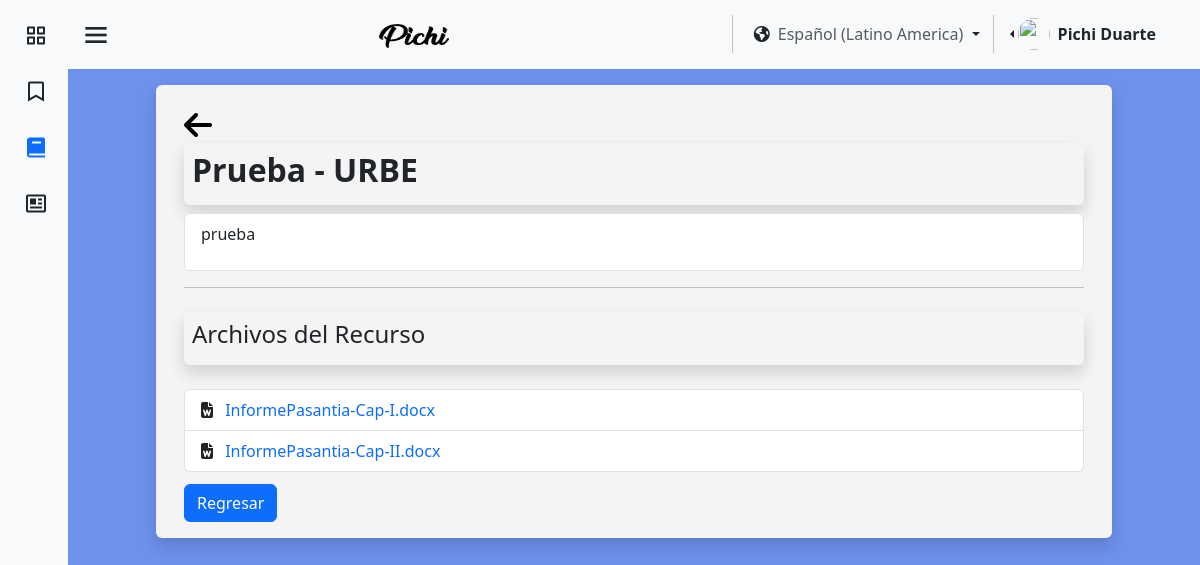
The page /pages/es/verRecurso.php?id_rec=3&id_cur=Cur_URBE_01 (signed in) on the database as committed earlier.
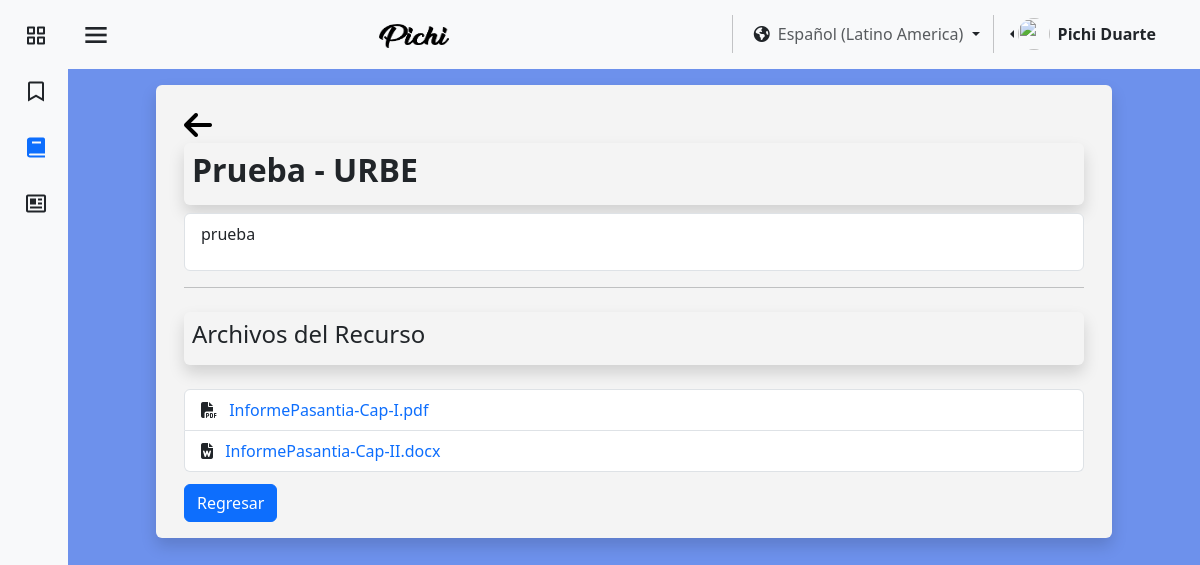
The same page on the database as committed later.
### tables this page shows
CREATE TABLE `usuario` (
  `id_user` int(11) NOT NULL,
  `identificacion_user` varchar(11) NOT NULL,
  `nombre_user` varchar(25) NOT NULL,
  `apellido_user` varchar(25) NOT NULL,
  `correo_user` varchar(45) NOT NULL,
  `contrasena_user` varchar(16) NOT NULL,
  `direccion_user` varchar(80) NOT NULL,
  `numero_user` varchar(15) NOT NULL,
  `fecha_nacimiento_user` datetime NOT NULL,
  `Active_online` tinyint(1) NOT NULL,
  `sexo_user` varchar(15) NOT NULL,
  `Empresa_id_empresa` int(11) DEFAULT NULL,
  `rol` tinyint(1) NOT NULL,
  `img_perfil` varchar(255) NOT NULL
);

CREATE TABLE `recursos` (
  `id_recursos` int(11) NOT NULL,
  `nombre_recurso` varchar(45) NOT NULL,
  `tipo_recurso` varchar(45) DEFAULT NULL,
  `ubicacion_recurso` varchar(45) DEFAULT NULL,
  `descripcion_recurso` text NOT NULL,
  `tipo_archivo` varchar(45) DEFAULT NULL,
  `archivo` varchar(255) DEFAULT NULL,
  `archivoAdicional` varchar(255) DEFAULT NULL,
  `id_cur` varchar(100) NOT NULL
);

CREATE TABLE `cursos` (
  `id_cur` varchar(100) NOT NULL,
  `nombre_cur` varchar(45) NOT NULL,
  `fecha_inicio` date NOT NULL,
  `cupos_cur_min` int(11) NOT NULL,
  `cupos_cur_max` int(11) NOT NULL,
  `Empresa_id_empresa` int(11) NOT NULL,
  `fecha_fin` date NOT NULL,
  `visibilidad_curso` varchar(11) NOT NULL
);

CREATE TABLE `empresa` (
  `id_empresa` int(11) NOT NULL,
  `nombre_empresa` varchar(80) NOT NULL
);

### pages/es/verRecurso.php (the view, shortened to what this page needs)
<?php
require "../../assests/php/LoginBD.php";
if (isset($_SESSION['id_user'])) {
    $usuarios1 = $_SESSION['id_user'];
    $conexion1 = mysqli_query($mysqli, "SELECT Empresa_id_empresa, rol, nombre_user, apellido_user FROM usuario WHERE id_user = '$usuarios1'");
    if (mysqli_num_rows($conexion1) > 0) {
        $datos = mysqli_fetch_assoc($conexion1);
        $nombreUsuario = $datos['nombre_user'];
        $apellidoUsuario = $datos['apellido_user'];
    }
}
if (isset($_GET['id_cur']) && isset($_GET['id_rec'])) {
    $id_curso_seleccionado = $_GET['id_cur'];
    $id_recurso_seleccionado = $_GET['id_rec'];
    $consultaCurso = mysqli_query($mysqli, "SELECT cursos.nombre_cur, empresa.nombre_empresa
                                    FROM cursos
                                    LEFT JOIN empresa ON empresa.id_empresa = cursos.Empresa_id_empresa
                                    WHERE id_cur = '$id_curso_seleccionado'");
    if (mysqli_num_rows($consultaCurso) > 0) {
        $datos3 = mysqli_fetch_assoc($consultaCurso);
        $empresa = $datos3['nombre_empresa'];
    }
    $consultaRecursos = mysqli_query($mysqli, "SELECT * FROM recursos WHERE id_cur = '$id_curso_seleccionado' AND id_recursos = '$id_recurso_seleccionado'");
    if (mysqli_num_rows($consultaRecursos) > 0) {
        $datosrecurso = mysqli_fetch_assoc($consultaRecursos);
    }
}
?>
<!DOCTYPE html>
<html lang="en">
<head>
    <link href="https://cdn.jsdelivr.net/npm/bootstrap@5.3.3/dist/css/bootstrap.min.css" rel="stylesheet"
 />
    <link href="https://unpkg.com/boxicons@2.1.4/css/boxicons.min.css" rel="stylesheet" />
    <link rel="stylesheet" href="https://cdnjs.cloudflare.com/ajax/libs/font-awesome/6.5.1/css/all.min.css"
 />
    <link rel="stylesheet" href="../../assests/css/colorPallete.css" />
    <link rel="stylesheet" href="../../assests/css/viewUser.css" />
    <link rel="stylesheet" href="../../assests/css/sidebar.css" />
    <link rel="stylesheet" href="https://cdnjs.cloudflare.com/ajax/libs/font-awesome/6.1.2/css/all.min.css">
</head>
<body class="bg-pastel" id="body-pd">
    <header id="header">
        <nav class="navbar bg-body-tertiary">
            <div class="container-fluid">
                <div class="header_toggle">
                    <i class="bx bx-menu" id="header-toggle"></i>
                </div>
                <a class="navbar-brand" href="../../index.html">
                    <img src="../../assests/img/text-1710023184778.png" alt="Bootstrap" width="70" height="24" />
                </a>
                <div class="d-flex flex-wrap justify-content-end">
                    <div class="nav-item dropdown">
                        <button class="btn dropdown-toggle" data-bs-toggle="dropdown" aria-expanded="false" href="#">
                            <span class="fa-solid fa-earth-americas"></span><a class="ms-2 text-body-secondary"
                                href="#">Español (Latino America)</a>
                        </button>
                    </div>
                    <div class="btn-group dropstart me-4 pe-2">
                        <a href="#" class="d-flex align-items-center link-dark text-decoration-none dropdown-toggle"
                            id="dropdownUser2" data-bs-toggle="dropdown" aria-expanded="false">
                            <img src="https://github.com/PichiGod.png" alt="" width="32" height="32"
                                class="rounded-circle me-2" />
                            <strong><?php echo $nombreUsuario . " " . $apellidoUsuario; ?></strong>
                        </a>
                    </div>
                </div>
            </div>
        </nav>
    </header>
    <div class="l-navbar bg-body-tertiary" id="nav-bar">
        <nav class="nav">
            <div class="nav_list">
                <a href="Inicio.php" class="nav_link link-dark">
                    <i class="bx bx-grid-alt nav_icon"></i>
                </a>
                <a href="tutorial.php" class="nav_link link-dark">
                    <i class='bx bx-bookmark nav_icon'></i>
                </a>
                <a href="cursos.php" class="nav_link active">
                    <i class="bx bxs-book nav_icon"></i>
                </a>
                <a href="verCalif.php" class="nav_link link-dark">
                    <i class="bx bx-news nav_icon"></i>
                </a>
            </div>
        </nav>
    </div>
    <section class="Cursos">
        <div class="container-fluid bg-blanco my-3 p-3 rounded shadow">
            <div class="container">
                <a href="verCurso.php?id_cur=<?php echo $id_curso_seleccionado; ?>"><i
                        class="fa-solid mt-2 fa-arrow-left" style="font-size:2rem;color:black;"></i></a>
                <div class="p-2 mb-2 rounded shadow ">
                    <h2><strong><?php echo $datosrecurso['nombre_recurso'] ?> - <?php echo $empresa; ?></strong></h2>
                </div>
                <div class="p-2 mb-2 border bg-white rounded">
                    <p class="mb-0">
                    <div class="mx-2">
                        <?php echo $datosrecurso['descripcion_recurso']; ?>
                    </div>
                    </p>
                </div>
                <hr>
                <div class="p-2 my-4 rounded shadow ">
                    <h4>Archivos del Recurso</h4>
                </div>
                <ul class="list-group mb-1">
                    <?php if ($datosrecurso['archivo'] == null && $datosrecurso['archivoAdicional'] == null) { ?>
                        <li class="list-group-item">
                            No hay archivos disponibles
                        </li>
                    <?php } elseif ($datosrecurso['archivo'] != null) { ?>
                        <?php
                        $archivo = $datosrecurso['archivo'];
                        $extension = pathinfo($archivo, PATHINFO_EXTENSION);
                        if ($extension == 'doc' || $extension == 'docx') {
                            $icon = '<i class="fa-solid fa-file-word"></i>';
                        } elseif ($extension == 'pdf') {
                            $icon = '<i class="fa-solid fa-file-pdf"></i>';
                        } else {
                            $icon = '<i class="fa-solid fa-file"></i>';
                        }
                        ?>
                        <li class="list-group-item">
                            <?= $icon ?> <a class="ms-2" target="_blank" rel="noopener noreferrer"
                                href="../../assests/php/descargarRecurso.php?file_name=<?= $archivo ?>&id_rec=<?= $id_recurso_seleccionado; ?>"><?= $archivo ?></a>
                        </li>
                    <?php }
                    if ($datosrecurso['archivoAdicional'] != null) { ?>
                        <?php
                        $archivoAdicional = $datosrecurso['archivoAdicional'];
                        $extensionAdicional = pathinfo($archivoAdicional, PATHINFO_EXTENSION);
                        if ($extensionAdicional == 'doc' || $extensionAdicional == 'docx') {
                            $iconAdicional = '<i class="fa-solid fa-file-word"></i>';
                        } elseif ($extensionAdicional == 'pdf') {
                            $iconAdicional = '<i class="fa-solid fa-file-pdf"></i>';
                        } else {
                            $iconAdicional = '<i class="fa-solid fa-file"></i>';
                        }
                        ?>
                        <li class="list-group-item">
                            <?= $iconAdicional ?> <a class="ms-2" target="_blank" rel="noopener noreferrer"
                                href="../../assests/php/descargarRecurso.php?file_name=<?= $archivoAdicional ?>&id_rec=<?= $id_recurso_seleccionado; ?>"><?= $archivoAdicional ?></a>
                        </li>
                    <?php }
                    ; ?>
                </ul>
                <button class="btn btn-primary mt-2"
                    onclick="location.href='verCurso.php?id_cur=<?php echo $id_curso_seleccionado; ?>'">Regresar
                </button>
            </div>
        </div>
    </section>
</body>
</html>

### assests/css/colorPallete.css (style rules this page uses)
.bg-pastel { background-color: #527ce9d6; }
.bg-blanco { background-color: #F4F4F4; }

### assests/css/sidebar.css (style rules this page uses)
:root { --z-fixed: 100; --nav-width: 68px; --header-height: 3rem; }
body { transition: 0.5s; }
a { text-decoration: none; }
.header_toggle { justify-content: center; margin-top: 0.3rem; font-size: 2rem; cursor: pointer; }
.l-navbar { position: fixed; top: 0; left: -30%; width: var(--nav-width); height: 100vh; transition: 0.5s; z-index: var(--z-fixed); }
.nav { height: 100%; display: flex; flex-direction: column; justify-content: space-between; overflow: hidden; }
.nav_logo, .nav_link { display: grid; grid-template-columns: max-content max-content; align-items: center; column-gap: 1rem; padding: 0.5rem 0 0.5rem 1.5rem; }
.nav_link { position: relative; margin-bottom: 1rem; transition: 0.3s; }
.nav_icon { font-size: 1.5rem; }
section { margin-right: 2rem; margin-left: 2rem; }
.active::before { content: ""; position: absolute; left: 0; width: 2px; height: 32px; }
@media screen and (min-width: 768px) { body { margin: 0 0 0 0; padding-left: calc(var(--nav-width)); } }
@media screen and (min-width: 768px) { .l-navbar { left: 0; padding: 1rem 1rem 0 0; } }
@media (min-width: 576px) { section { margin-right: 5.5rem; margin-left: 5.5rem; } }

Rows that differ between the two databases and show on the page:
changed recursos "Prueba": archivo "InformePasantia-Cap-I.docx" → "InformePasantia-Cap-I.pdf"
